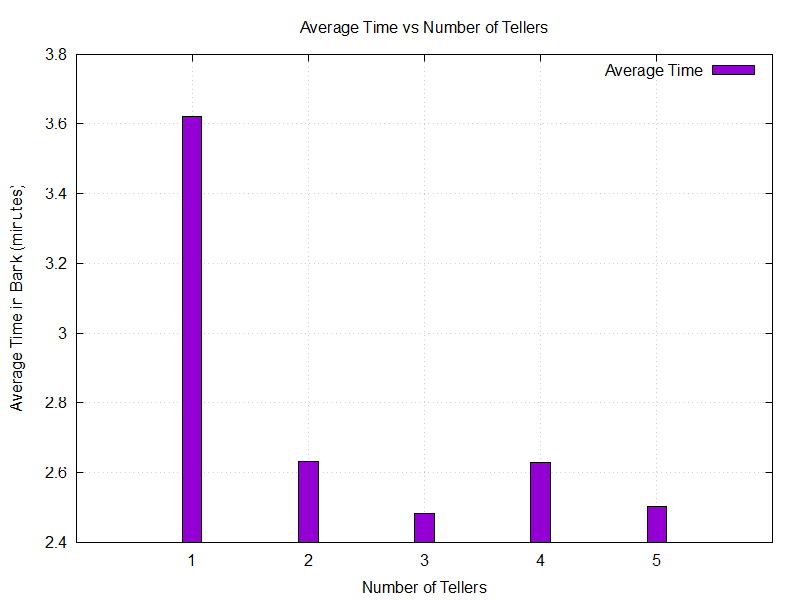

gnuplot code for this plot:
# Set titles and labels
set title "Average Time vs Number of Tellers"
set xlabel "Number of Tellers"
set ylabel "Average Time in Bank (minutes)"
set grid

# Set output to PNG
set terminal pngcairo size 800,600 enhanced font 'Arial,12'
set output "output/plot.png"

# Use histogram style for bars
set style data histograms
set style fill solid 1.0 border -1       # solid fill with border
set boxwidth 0.5                          # width of bars

# Plot data from file
# Assuming your plot_data.txt has two columns: teller_number average_time
plot "output/plot_data.txt" using 2:xtic(1) title "Average Time"

unset output
